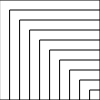
Frame 1 (no input)
Frame 60 (no input): identical to frame 1, image omitted
Frame 120 (the mouse pressed at the canvas centre since frame 60): identical to frame 1, image omitted

The p5.js sketch that drew this single still picture (run headless with seeded random() and noise() and a simulated clock; from frame 60 on, the mouse is pressed at the canvas centre):

// p5.js sketch
// ── sketch.js
let num = 10
let W
let H

function setup() {
  createCanvas(100, 100);
  background(220);
}

function draw() {
  for (i=0;i<10;i++) {
    let xpos= width/num*i
    let ypos= height/num*i
    H = height-10*i
    W = width - 10*i
    rect(xpos,ypos,W,H)
  }
}
